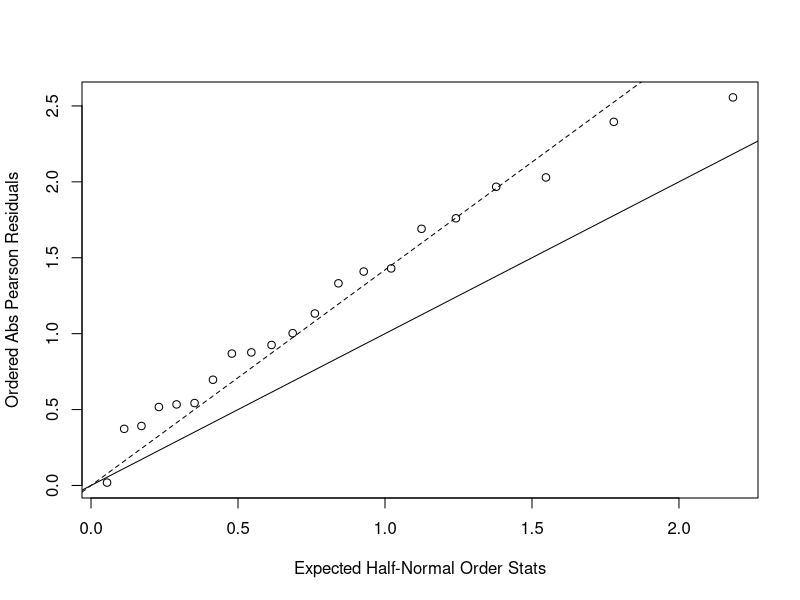

Write the R code that produced this figure.
## ---- chunk 1
knitr::opts_chunk$set(echo = TRUE)
library(tidyverse)
## ---- chunk 2
### Data import and wrangling following class code
# Exposed = high alc, unexposed = low alc
case_expo = c(1, 4, 25, 42, 19, 5)
cont_expo = c(9, 26, 29, 27, 18, 0)
case_unexp = c(0, 5, 21, 34, 36, 8)
cont_unexp = c(106, 164, 138, 139, 88, 31)
cbind(case_expo, case_unexp, cont_expo, cont_unexp)
age = c(25, 35, 45, 55, 65, 75, 25, 35, 45, 55, 65, 75)

# Cases = 1, Controls = 0
x = c(1, 1, 1, 1, 1, 1, 0, 0, 0, 0, 0, 0)
y = cbind(c(case_expo, case_unexp), c(cont_expo, cont_unexp))
## ---- chunk 3
### Fiting model
logit_alc = glm(y ~ x + age, family=binomial(link='logit'))
summary(logit_alc)
## ---- chunk 4
### Importing Data 
### species_type: 75 = 1, 73 = 0; root_type: bean = 1, cucumber = 0
orobanche_75_bean <- tibble(
  success = c(10, 23, 23, 26, 17),
  total = c(39, 62, 81, 51, 39)
) %>% 
  mutate(
    species_type = c(1, 1, 1, 1, 1),
    root_type = c(1, 1, 1, 1, 1)
  )

orobanche_75_cucumber <- tibble(
  success = c(5, 53, 55, 32, 46, 10),
  total = c(6, 74, 72, 51, 79, 13)
) %>% 
  mutate(
    species_type = c(1, 1, 1, 1, 1, 1),
    root_type = c(0, 0, 0, 0, 0, 0)
  )

orobanche_73_bean <- tibble(
  success = c(8, 10, 8, 23, 0),
  total = c(16, 30, 28, 45, 4)
) %>% 
  mutate(
    species_type = c(0, 0, 0, 0, 0),
    root_type = c(1, 1, 1, 1, 1)
  )

orobanche_73_cucumber <- tibble(
  success = c(3, 22, 15, 32, 3),
  total = c(12, 41, 30, 51, 7)  
) %>% 
  mutate(
    species_type = c(0, 0, 0, 0, 0),
    root_type = c(0, 0, 0, 0, 0)
  )

plant_dat <- bind_rows(orobanche_75_bean, orobanche_73_bean,orobanche_75_cucumber, orobanche_73_cucumber)
## ---- chunk 5
### Creating a suitable y variable to glm 
rates <- cbind(plant_dat$success, plant_dat$total - plant_dat$success)

### Fitting Logistic model
logit_plant = glm(rates ~ species_type + root_type, family = binomial(link = 'logit'), data = plant_dat)

summary(logit_plant)
## ---- chunk 6
### goodness of fit
pval= 1 - pchisq(logit_plant$deviance, 21-2)
pval 
## ---- chunk 7
# Calculate Overdispersion parameter 
G.stat = sum(residuals(logit_plant,type='pearson')^2) # pearson chisq 
G.stat
phi = G.stat/(21-2)
phi
tilde.phi = logit_plant$deviance/logit_plant$df.residual
tilde.phi 

res = residuals(logit_plant, type='pearson')
plot(qnorm((21+1:21+0.5)/(2*21+1.125)),sort(abs(res)),xlab='Expected Half-Normal Order Stats',ylab='Ordered Abs Pearson Residuals')
abline(a=0,b=1)
abline(a=0,b=sqrt(phi),lty=2)
## ---- chunk 8
### fit model with constant over-dispersion
summary(logit_plant, dispersion = phi)
